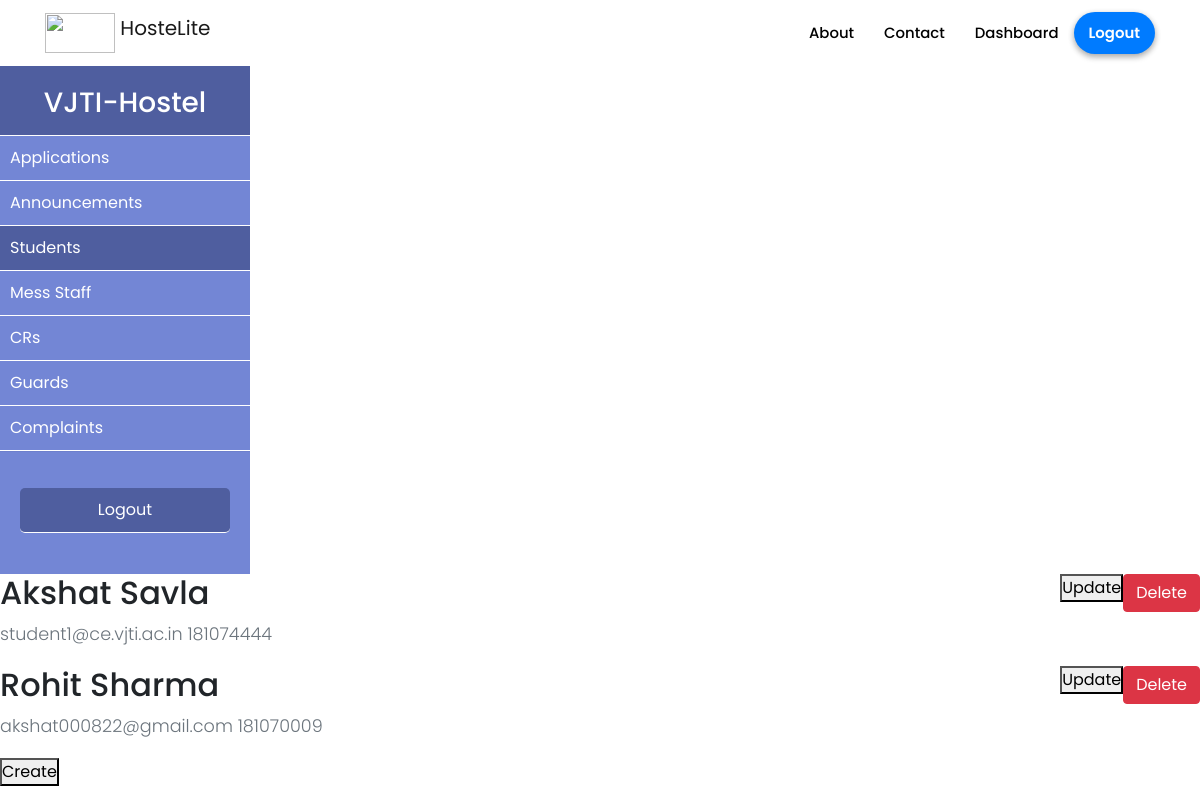
The app's page /admin/student (signed in), older data.
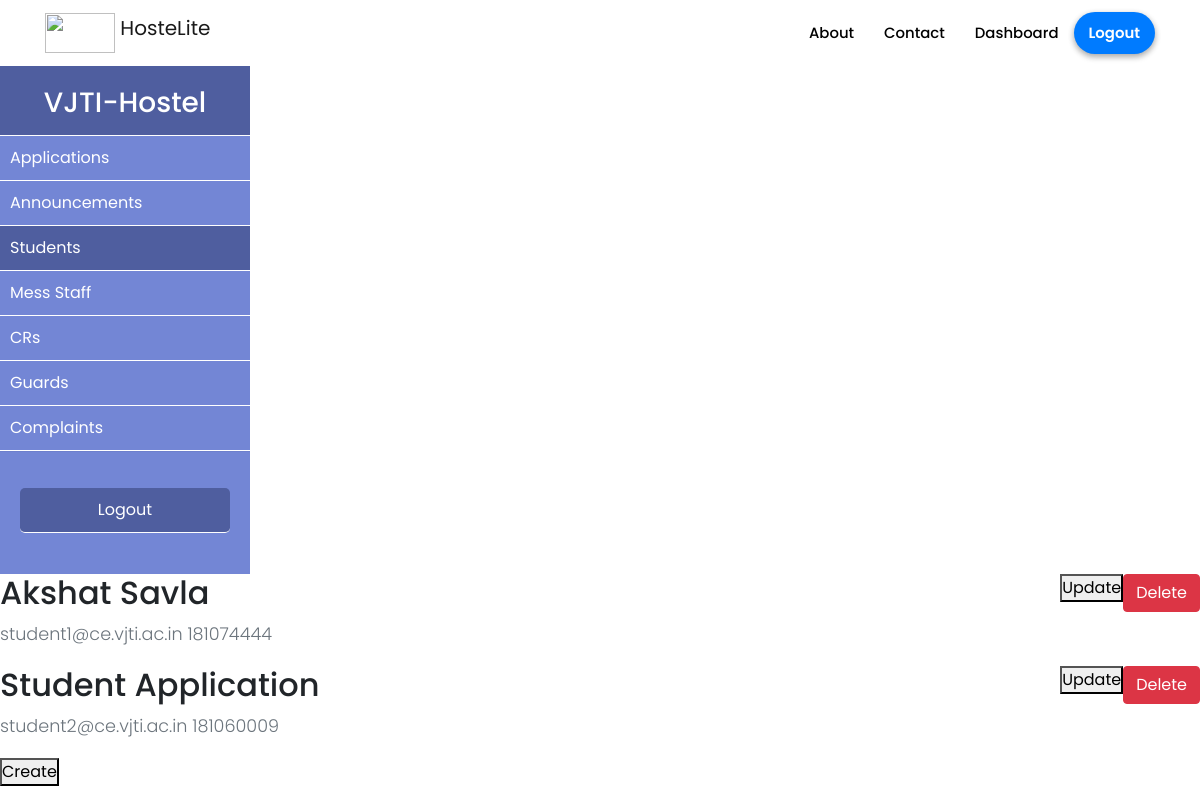
The same page, newer data.
### hostelmanagement/models.py (models this page shows, shortened)
class User(db.Model, UserMixin):
    id = db.Column(db.Integer, primary_key=True)
    college_id = db.Column(db.String(9), unique=True, nullable=False)
    firstname = db.Column(db.String(20), nullable=False)
    lastname = db.Column(db.String(20), nullable=False)
    email = db.Column(db.String(120), unique=True, nullable=False)
    password = db.Column(db.String(60), nullable=False)
    phone = db.Column(db.String(10), unique=True, nullable=False)
    address = db.Column(db.Text, nullable=False)
    course = db.Column(db.String(20),nullable=True)
    department = db.Column(db.String(20), nullable=True)
    user_type = db.Column(db.Integer, nullable = False, default=1)
    room_no = db.Column(db.Integer, nullable = True)
    announcements = db.relationship('Announcement', backref='author', lazy=True)
    complaints = db.relationship('Complaint', backref='author', lazy=True)
    mess_menu = db.relationship('MessMenu', backref='author', lazy=True)
    courier = db.relationship('Courier', backref='user', lazy=True)
    exitentry = db.relationship('ExitEntry', backref='user', lazy=True)
    visitor = db.relationship('Visitor', backref='user', lazy=True)

### hostelmanagement/routes.py (the view)
@app.route('/admin/student' ,methods=['GET','POST'])
@login_required
def student_list():
    users = User.query.filter_by(user_type=1)
    return render_template('admin/student_list.html', users = users)

### hostelmanagement/models.py (called while the page is built)
@login_manager.user_loader
def load_user(user_id):
    return User.query.get(int(user_id))

### hostelmanagement/templates/admin/student_list.html
{% extends 'admin/admin_layout.html' %}
{% block admin_students %}active{% endblock %}
{% block admin_content %}
    {% if users %}
        {% for user in users %}
        <div class="media">
            <div class="media-body">
              <h2 class="account-heading">{{ user.firstname}} {{ user.lastname }}</h2>
              <p class="text-secondary">{{ user.email }} {{ user.college_id }}</p>
            </div>
            <div> <a href="{{ url_for('student_update', id=user.id) }}"><button type="submit">Update</button></a> </div>
            <form action="{{ url_for('student_delete', id=user.id) }}" method="POST">
                <input class="btn btn-danger" type="submit" value="Delete">
            </form>
          </div>
        {% endfor %}
        <a href="{{ url_for('student_create') }}"><button type="submit">Create</button></a>
    {% endif %}
{% endblock admin_content %}

Row changes from the older to the newer data that the page shows:
removed User: firstname "Rohit", lastname "Sharma", email "akshat000822@gmail.com", college_id "181070009"
added User: firstname "Student", lastname "Application", email "student2@ce.vjti.ac.in", college_id "181060009"
